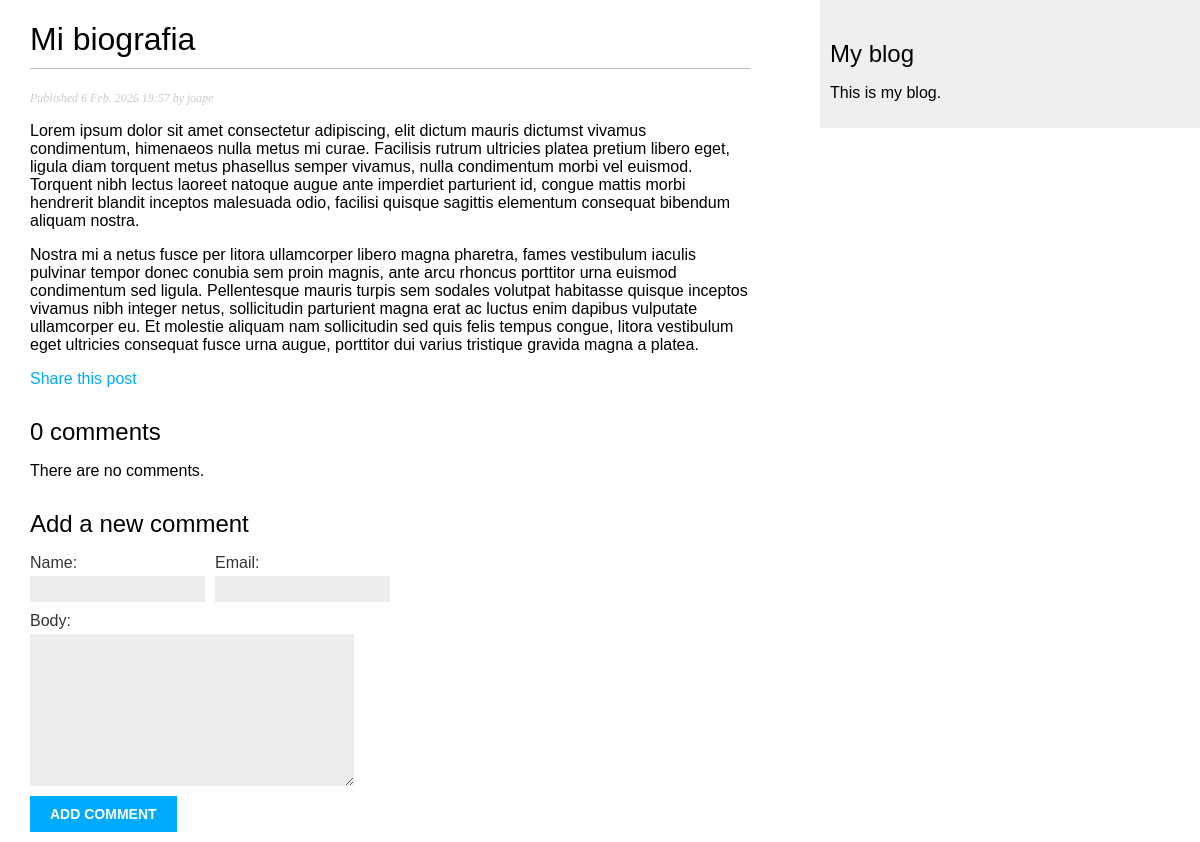
Page /blog/2026/2/6/mi-biografia/ on the earlier database version.
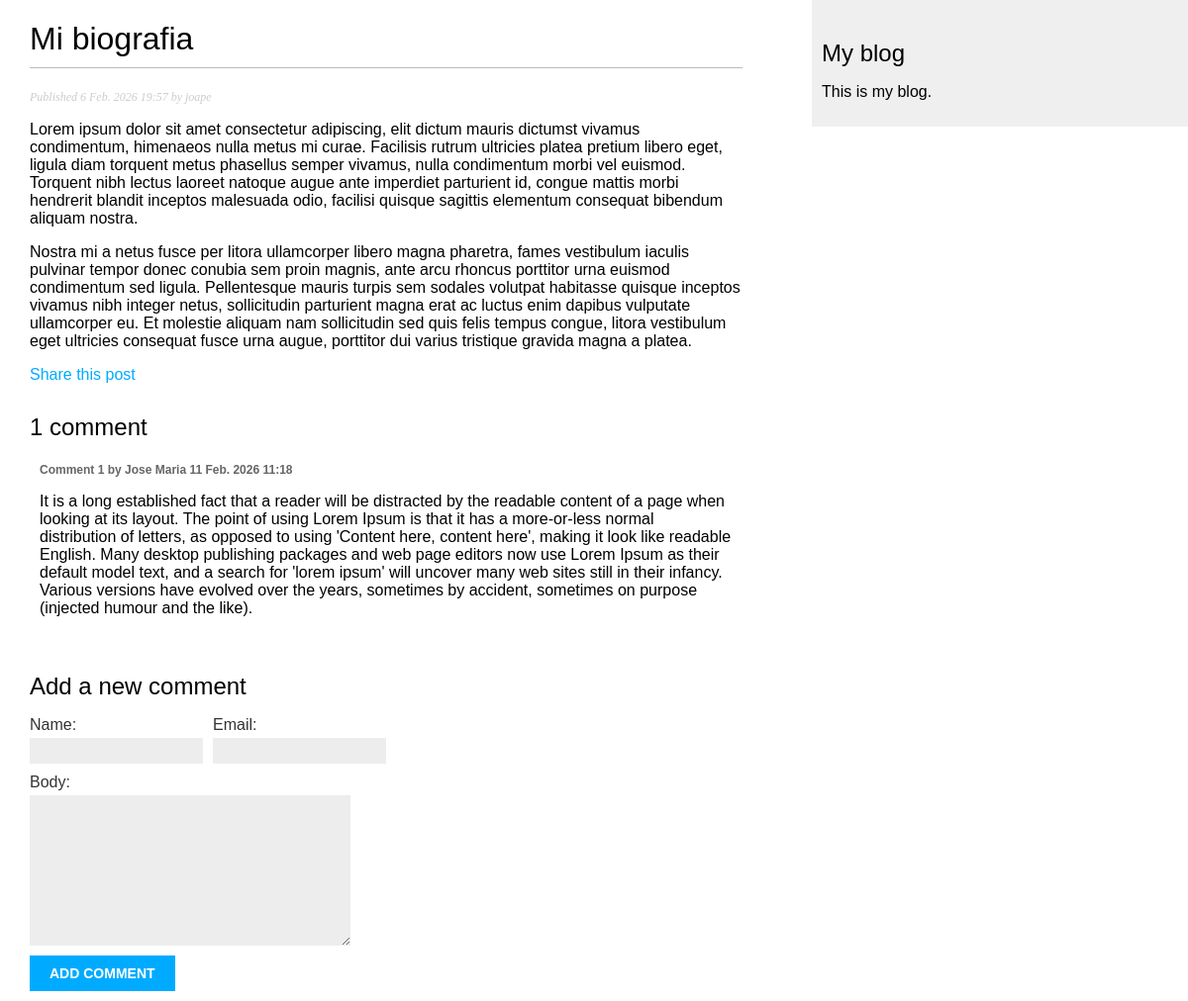
Same page on the later database version.
### blog/models.py (models this page shows, shortened)
class Post(models.Model):
    class Status(models.TextChoices):
        DRAFT = 'DF', 'Draft'
        PUBLISHED = 'PB', 'Published'
    title = models.CharField(max_length=250)
    slug = models.SlugField(max_length=250, unique_for_date='publish') #un campo de texto que se utiliza para crear URLs amigables. El slug es una versión simplificada del título del post, que generalmente se convierte a minúsculas y se reemplazan los espacios por guiones.
    author = models.ForeignKey(
        settings.AUTH_USER_MODEL,
        on_delete=models.CASCADE,
        related_name='blog_posts'
    )#un campo de clave foránea que se utiliza para establecer una relación entre el modelo Post y el modelo de usuario de Django (AUTH_USER_MODEL). Esto permite asociar cada post con un autor específico. El argumento on_delete=models.CASCADE indica que si un usuario es eliminado, todos los posts asociados a ese usuario también serán eliminados. El argumento related_name='blog_posts' permite acceder a los posts de un autor utilizando la sintaxis author.blog_posts.
    body = models.TextField()
    publish = models.DateTimeField(default=timezone.now) #un campo de fecha y hora que se utiliza para almacenar la fecha y hora de publicación del post. El valor predeterminado se establece en la fecha y hora actual utilizando timezone.now, lo que significa que si no se proporciona un valor para este campo al crear un nuevo post, se asignará automáticamente la fecha y hora actual.
    created = models.DateTimeField(auto_now_add=True) #un campo de fecha y hora que se utiliza para almacenar la fecha y hora de creación del post. El valor se establece automáticamente en la fecha y hora actual cuando se crea un nuevo post, gracias a auto_now_add=True.
    updated = models.DateTimeField(auto_now=True) #un campo de fecha y hora que se utiliza para almacenar la fecha y hora de la última actualización del post. El valor se actualiza automáticamente cada vez que se guarda el post, gracias a auto_now=True.
    status = models.CharField(
        max_length=2,
        choices=Status.choices,
        default=Status.DRAFT
    ) #un campo de texto que se utiliza para almacenar el estado del post. El campo tiene un conjunto de opciones definidas por la clase interna Status, que utiliza TextChoices para definir las opciones disponibles (DRAFT y PUBLISHED). El valor predeterminado se establece en DRAFT, lo que significa que si no se proporciona un valor para este campo al crear un nuevo post, se asignará automáticamente el estado de borrador.
    objects = models.Manager() # The default manager.
    published = PublishedManager() # Our custom manager.
    class Meta: #Esta clase se utiliza para definir metadatos adicionales para el modelo Post. En este caso, se especifica el orden predeterminado de los objetos Post cuando se consultan desde la base de datos.
        ordering = ('-publish',) #especifica el orden predeterminado de los objetos Post cuando se consultan desde la base de datos. En este caso, se ordenarán por la fecha de publicación en orden descendente (de más reciente a más antiguo), gracias al signo negativo antes de 'publish'.
        indexes = [
            models.Index(fields=['-publish']), #crea un índice en la base de datos para el campo 'publish' en orden descendente. Esto puede mejorar el rendimiento de las consultas que ordenan por este campo.
        ]

class Comment(models.Model):
    post = models.ForeignKey(
        Post,
        on_delete=models.CASCADE,
        related_name='comments'
    ) #un campo de clave foránea que se utiliza para establecer una relación entre el modelo Comment y el modelo Post. Esto permite asociar cada comentario con un post específico. El argumento on_delete=models.CASCADE indica que si un post es eliminado, todos los comentarios asociados a ese post también serán eliminados. El argumento related_name='comments' permite acceder a los comentarios de un post utilizando la sintaxis post.comments.
    name = models.CharField(max_length=80) #un campo de texto que se utiliza para almacenar el nombre del autor del comentario.
    email = models.EmailField() #un campo de correo electrónico que se utiliza para almacenar la dirección de correo electrónico del autor del comentario.
    body = models.TextField() #un campo de texto que se utiliza para almacenar el contenido del comentario.
    created = models.DateTimeField(auto_now_add=True) #un campo de fecha y hora que se utiliza para almacenar la fecha y hora de creación del comentario. El valor se establece automáticamente en la fecha y hora actual cuando se crea un nuevo comentario, gracias a auto_now_add=True.
    updated = models.DateTimeField(auto_now=True) #un campo de fecha y hora que se utiliza para almacenar la fecha y hora de la última actualización del comentario. El valor se actualiza automáticamente cada vez que se guarda el comentario, gracias a auto_now=True.
    active = models.BooleanField(default=True) #un campo booleano que se utiliza para indicar si el comentario está activo o no. El valor predeterminado es True, lo que significa que los comentarios estarán activos por defecto.
    class Meta:
        ordering = ('created',) #especifica el orden predeterminado de los objetos Comment cuando se consultan desde la base de datos. En este caso, se ordenarán por la fecha de creación en orden ascendente (de más antiguo a más reciente).

### blog/views.py (the view)
# urls.py: path('<int:year>/<int:month>/<int:day>/<slug:post>/', views.post_detail, name='post_detail'),
def post_detail(request, year, month, day, post):
    post = get_object_or_404(Post, status=Post.Status.PUBLISHED, slug=post, publish__year=year, publish__month=month, publish__day=day)
    comments = post.comments.filter(active=True)
    form = CommentForm()
    return render(request, 'blog/post/detail.html', {'post': post, 'comments': comments, 'form': form}
    )

### blog/forms.py
class CommentForm(forms.ModelForm):
    bound_field_class = CommentBoundField
    class Meta:
        model = Comment
        fields = ('name', 'email', 'body')

### blog/templates/blog/post/detail.html (shortened to what this page needs)
{% extends 'blog/base.html' %}
{% block content %}
    <h1>{{ post.title }}</h1>
        <p class="date">
            Published {{ post.publish }} by {{ post.author }}
        </p>
    {{ post.body|linebreaks }}
    <p>
        <a href="{% url "blog:post_share" post.id %}">
            Share this post
        </a>
    </p>
    {% with comments.count as total_comments %}
        <h2>
        {{ total_comments }} comment{{ total_comments|pluralize }}
        </h2>
    {% endwith %}
    {% for comment in comments %}
        <div class="comment">
            <p class="info">
                Comment {{ forloop.counter }} by {{ comment.name }}
                {{ comment.created }}
            </p>
            {{ comment.body|linebreaks }}
        </div>
    {% empty %}
        <p>There are no comments.</p>
    {% endfor %}
    {% include "blog/post/includes/comment_form.html" %}
{% endblock %}

### blog/templates/blog/base.html (shortened to what this page needs)
{% load static %}
<!DOCTYPE html>
<html>
<head>
    <link href="{% static "css/blog.css" %}" rel="stylesheet">
</head>
<body>
    <div id="content">
        {% block content %}
        {% endblock %}
    </div>
    <div id="sidebar">
        <h2>My blog</h2>
        <p>This is my blog.</p>
    </div>
</body>
</html>

### blog/templates/blog/post/includes/comment_form.html (shortened to what this page needs)
<h2>Add a new comment</h2>
<form action="{% url "blog:post_comment" post.id %}" method="post">
    <div class="left">
        {{ form.name.as_field_group }}
    </div>
    <div class="left">
        {{ form.email.as_field_group }}
    </div>
    {{ form.body.as_field_group }}
    <p><input type="submit" value="Add comment"></p>
</form>

### blog/static/css/blog.css (style rules this page uses)
body { margin:0; padding:0; font-family:helvetica, sans-serif; }
a { color:#00abff; text-decoration:none; }
h1 { font-weight:normal; border-bottom:1px solid #bbb; padding:0 0 10px 0; }
h2 { font-weight:normal; margin:30px 0 0; }
#content { float:left; width:60%; padding:0 0 0 30px; }
#sidebar { float:right; width:30%; padding:10px; background:#efefef; height:100%; }
p.date { color:#ccc; font-family: georgia, serif; font-size: 12px; font-style: italic; }
.left { float:left; margin-right:10px; }
label { float:left; clear:both; color:#333; margin-bottom:4px; }
input, textarea { clear:both; float:left; margin:0 0 10px; background:#ededed; border:0; padding:6px 10px; font-size:12px; }
input[type=submit] { font-weight:bold; background:#00abff; color:#fff; padding:10px 20px; font-size:14px; text-transform:uppercase; }
.comment { padding:10px; }
.comment .info { font-weight:bold; font-size:12px; color:#666; }

Differences in the rows shown:
added Comment: name "Jose Maria", created "11 Feb. 2026 11:18", body "It is a long established fact that a reader will be distracted by the readable content of a page when looking at its layout. The point of using Lorem Ipsum is that it has a more-or-less normal distribution of letters, as opposed to using 'Content here, content here', making it look like readable English. Many desktop publishing packages and web page editors now use Lorem Ipsum as their default model text, and a search for 'lorem ipsum' will uncover many web sites still in their infancy. Various versions have evolved over the years, sometimes by accident, sometimes on purpose (injected humour and the like)."
Other differences:
{{ total_comments }}: "0" → "1"
text no longer shown: "There are no comments."
